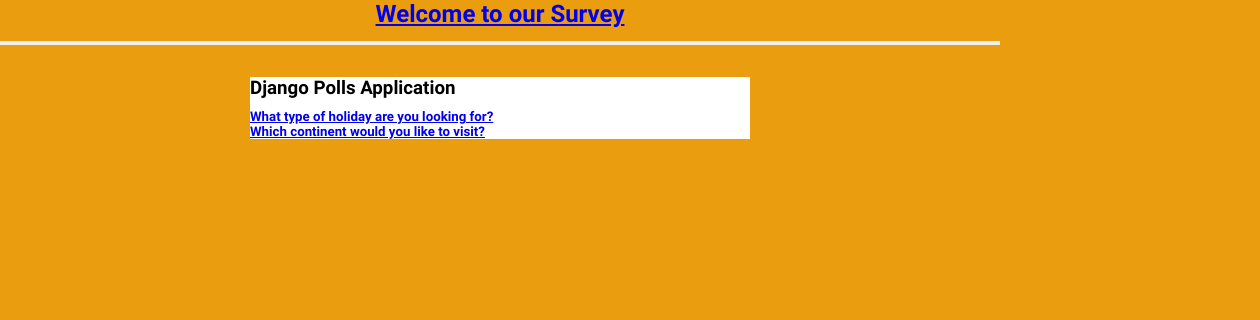
Screenshot of /polls/ with the database file from the repository.
### pollsapp/models.py (models this page shows, shortened)
class Question(models.Model):
    question = models.CharField(max_length=300)

### pollsapp/views.py (the view)
# urls.py: path('', views.index, name = 'index'),
def index(request):
    questions = Question.objects.all()
    return render(request, 'index.html', {'questions': questions})

### pollsapp/templates/index.html
{% extends 'base.html' %}
{% block content %}
<h3><strong>Django Polls Application</strong></h3>
<div class="list-group">
    {% for question in questions %}
    <a href=" {% url 'vote' question.id %} " class="list-group-item list-group-item-action">
        <h5>{{question.question}}</h5></a>
   {% endfor %}
</div>
{% endblock %}

### pollsapp/static/styles.css (style rules this page uses)
* { padding: 0px; margin: 0px; box-sizing: border-box; width: 1000px; }
body { background-color: rgb(234, 157, 15); font-family: aldrich; }
.list-group { margin-top: 10px; }

### rows the page displays
Question: question "What type of holiday are you looking for?"
Question: question "Which continent would you like to visit?"
